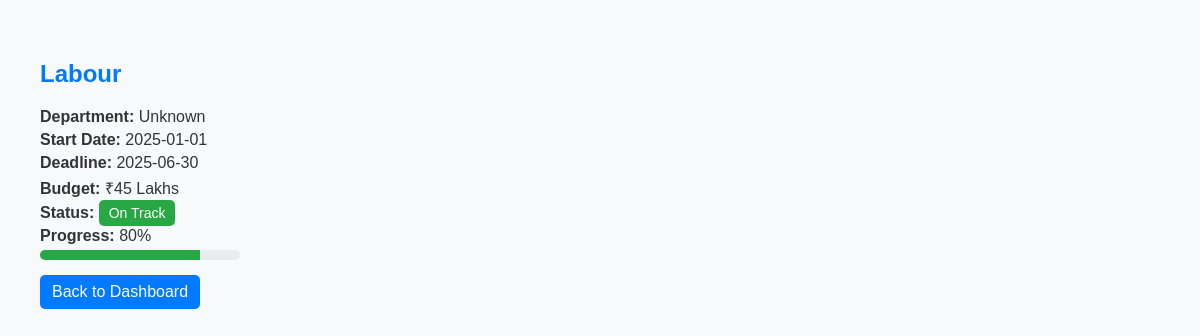
The page /view_project_e.php?id=1 (signed in) on the database its author committed.
### tables this page shows
CREATE TABLE `projects` (
  `id` int(11) NOT NULL,
  `project_name` varchar(255) NOT NULL,
  `department` varchar(100) NOT NULL,
  `start_date` date NOT NULL,
  `deadline` date NOT NULL,
  `budget` varchar(50) NOT NULL,
  `status` varchar(20) NOT NULL,
  `status_class` varchar(20) DEFAULT NULL,
  `progress` int(11) NOT NULL CHECK (`progress` between 0 and 100)
);

### view_project_e.php (the view, shortened to what this page needs)
<?php
require 'config_employee.php';
$project_id = intval($_GET['id']);
try {
    $stmt = $pdo->prepare("SELECT id,department, start_date, deadline, budget, status, progress, status_class
                           FROM projects WHERE id = ?");
    $stmt->execute([$project_id]);
    $project = $stmt->fetch(PDO::FETCH_ASSOC);
} catch (PDOException $e) {
    die("Database error: " . $e->getMessage());
}
?>
<!DOCTYPE html>
<html lang="en">
<head>
    <link rel="stylesheet" href="style_V.css">
</head>
<body>
<h2><?php echo htmlspecialchars($project['department']); ?></h2>
<p><strong>Department:</strong> <?php echo htmlspecialchars($department['name'] ?? 'Unknown'); ?></p>
<p><strong>Start Date:</strong> <?php echo htmlspecialchars($project['start_date']); ?></p>
<p><strong>Deadline:</strong> <?php echo htmlspecialchars($project['deadline']); ?></p>
<p><strong>Budget:</strong> <?php echo htmlspecialchars($project['budget']); ?></p>
<p><strong>Status:</strong> <span class="badge bg-<?php echo htmlspecialchars($project['status_class']); ?>">
    <?php echo htmlspecialchars($project['status']); ?></span></p>
<p><strong>Progress:</strong> <?php echo htmlspecialchars($project['progress']); ?>%</p>
<div class="progress" style="height: 10px; width: 200px;">
    <div class="progress-bar bg-<?php echo htmlspecialchars($project['status_class']); ?>"
         role="progressbar"
         style="width: <?php echo htmlspecialchars($project['progress']); ?>%;"
         aria-valuenow="<?php echo htmlspecialchars($project['progress']); ?>"
         aria-valuemin="0" aria-valuemax="100">
    </div>
</div>
<a href="employment.php">Back to Dashboard</a>
</body>
</html>

### style_V.css (style rules this page uses)
body { font-family: Arial, sans-serif; margin: 20px; padding: 20px; background-color: #f8f9fa; color: #333; }
h2 { color: #007bff; }
p { font-size: 16px; margin: 5px 0; }
.badge { padding: 5px 10px; border-radius: 5px; font-size: 14px; color: #fff; }
.bg-success { background-color: #28a745; }
.progress { background-color: #e9ecef; border-radius: 5px; overflow: hidden; height: 10px; width: 200px; margin-top: 5px; }
.progress-bar { height: 100%; transition: width 0.5s; }
a { display: inline-block; text-decoration: none; color: #fff; background-color: #007bff; padding: 8px 12px; border-radius: 5px; margin-top: 15px; }

### rows shown on the page
projects: department "Labour", start_date "2025-01-01", deadline "2025-06-30", budget "₹45 Lakhs", status "On Track", progress "80"

### other values the page prints
$department['name'] "Unknown"
